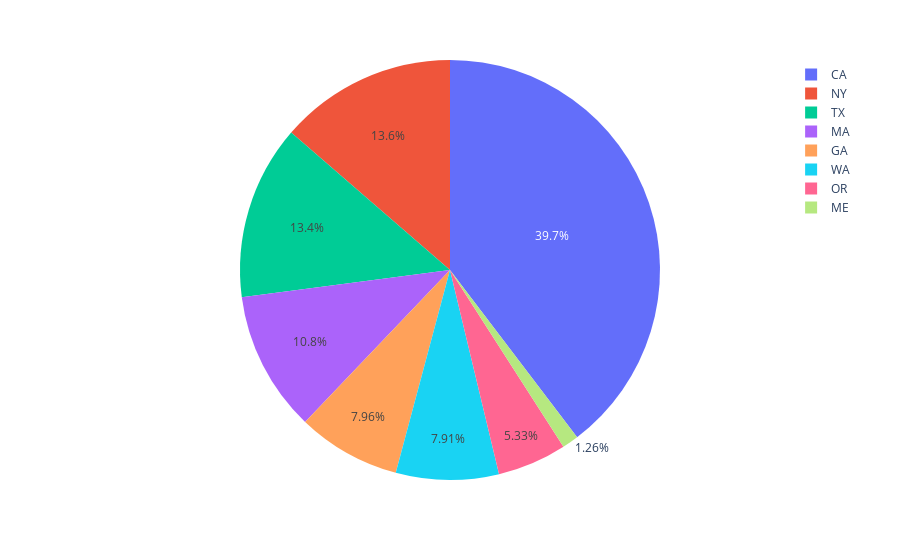

Source (notebook cell):
### Code cell
px.pie(df,names=df['state'])

### Figure 1 — Plotly figure (JSON) as saved in the notebook; plotly's stock layout.template omitted (floating-point values rounded to 4 significant figures; data arrays with more than 128 entries replaced by an {"elided": "..."} marker saying what was removed)
{"data": [{"domain": {"x": [0, 1], "y": [0, 1]}, "hovertemplate": "state=%{label}<extra></extra>", "labels": {"elided": "24949 str values"}, "legendgroup": "", "name": "", "showlegend": true, "type": "pie"}], "layout": {"legend": {"tracegroupgap": 0}, "margin": {"t": 60}}}
